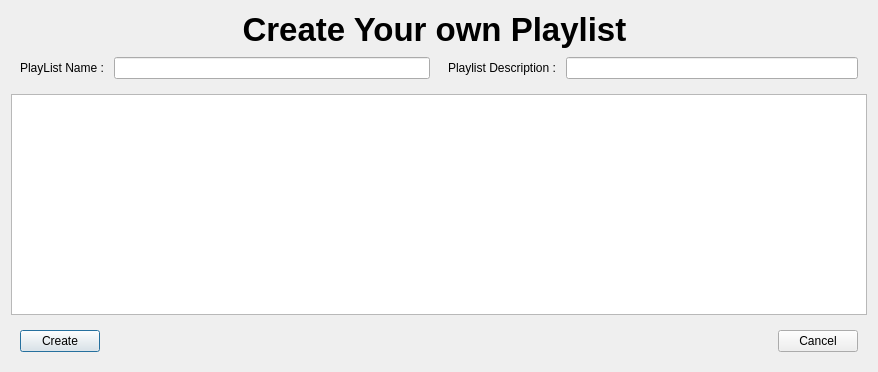
<?xml version="1.0" encoding="UTF-8"?>
<ui version="4.0">
 <class>CreatePlaylistDialog</class>
 <widget class="QDialog" name="CreatePlaylistDialog">
  <property name="geometry">
   <rect>
    <x>0</x>
    <y>0</y>
    <width>878</width>
    <height>372</height>
   </rect>
  </property>
  <property name="windowTitle">
   <string>Dialog</string>
  </property>
  <layout class="QVBoxLayout" name="verticalLayout_2">
   <item>
    <widget class="QWidget" name="UpperSectionWidget" native="true">
     <layout class="QVBoxLayout" name="verticalLayout">
      <property name="spacing">
       <number>0</number>
      </property>
      <property name="leftMargin">
       <number>0</number>
      </property>
      <property name="topMargin">
       <number>0</number>
      </property>
      <property name="rightMargin">
       <number>0</number>
      </property>
      <property name="bottomMargin">
       <number>0</number>
      </property>
      <item>
       <widget class="QLabel" name="UpperTitleLabel">
        <property name="font">
         <font>
          <pointsize>25</pointsize>
          <bold>true</bold>
         </font>
        </property>
        <property name="text">
         <string>Create Your own Playlist </string>
        </property>
        <property name="alignment">
         <set>Qt::AlignmentFlag::AlignCenter</set>
        </property>
       </widget>
      </item>
      <item>
       <widget class="QWidget" name="PlaylistNameAndInfoWidget" native="true">
        <layout class="QHBoxLayout" name="horizontalLayout_5">
         <property name="spacing">
          <number>0</number>
         </property>
         <property name="leftMargin">
          <number>0</number>
         </property>
         <property name="topMargin">
          <number>0</number>
         </property>
         <property name="rightMargin">
          <number>0</number>
         </property>
         <property name="bottomMargin">
          <number>0</number>
         </property>
         <item>
          <widget class="QWidget" name="PlaylistNameWidget" native="true">
           <layout class="QHBoxLayout" name="horizontalLayout_4">
            <item>
             <widget class="QLabel" name="label">
              <property name="text">
               <string>PlayList Name : </string>
              </property>
             </widget>
            </item>
            <item>
             <widget class="QLineEdit" name="PlaylistNameLineEdit">
              <property name="text">
               <string/>
              </property>
             </widget>
            </item>
           </layout>
          </widget>
         </item>
         <item>
          <widget class="QWidget" name="PlaylistInfoWidget" native="true">
           <layout class="QHBoxLayout" name="horizontalLayout_3">
            <item>
             <widget class="QLabel" name="label_2">
              <property name="text">
               <string>Playlist Description : </string>
              </property>
             </widget>
            </item>
            <item>
             <widget class="QLineEdit" name="PlaylistDescriptionLineEdit"/>
            </item>
           </layout>
          </widget>
         </item>
        </layout>
       </widget>
      </item>
     </layout>
    </widget>
   </item>
   <item>
    <widget class="QListWidget" name="AllSongsSelectionWidget"/>
   </item>
   <item>
    <widget class="QWidget" name="ButtonsWidget" native="true">
     <layout class="QHBoxLayout" name="horizontalLayout">
      <item>
       <widget class="QPushButton" name="SubmittionCreatePlaylistButton">
        <property name="text">
         <string>Create</string>
        </property>
       </widget>
      </item>
      <item>
       <spacer name="horizontalSpacer">
        <property name="orientation">
         <enum>Qt::Orientation::Horizontal</enum>
        </property>
        <property name="sizeHint" stdset="0">
         <size>
          <width>40</width>
          <height>20</height>
         </size>
        </property>
       </spacer>
      </item>
      <item>
       <widget class="QPushButton" name="CancelCreationPlaylistButton">
        <property name="text">
         <string>Cancel</string>
        </property>
       </widget>
      </item>
     </layout>
    </widget>
   </item>
  </layout>
 </widget>
 <resources/>
 <connections/>
</ui>
